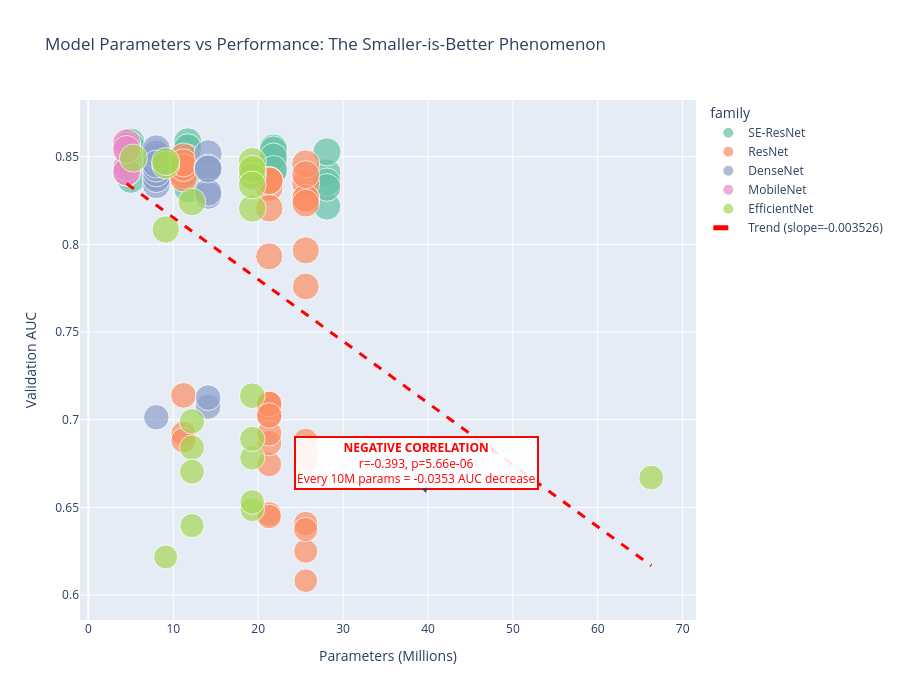

Here is the notebook cell this chart was saved with:
### Markdown cell above
## 4. Model Size vs Performance

**CRITICAL ANALYSIS**: Demonstrating the inverse relationship between parameters and performance.

### Code cell
# Map architectures to parameter counts
param_counts = {
    'seresnet10': 5.0, 'seresnet14': 8.0, 'seresnet18': 11.7, 'seresnet34': 21.8,
    'seresnet50': 28.1, 'seresnet101': 49.3,
    'resnet18': 11.2, 'resnet34': 21.3, 'resnet50': 25.6,
    'densenet121': 8.0, 'densenet169': 14.1,
    'efficientnet_b0': 5.3, 'efficientnet_b2': 9.1, 'efficientnet_b3': 12.2,
    'efficientnet_b4': 19.3, 'efficientnet_b7': 66.3,
    'mobilenetv4': 4.5,
    'vit_base': 86.6, 'vit_large': 304.3,
    'swin_tiny': 28.3,
    'convnext_tiny': 28.6, 'convnext_large': 197.8
}

if len(df_results) > 0:
    # Add parameter counts
    df_results['params_m'] = df_results['architecture'].map(
        lambda x: param_counts.get(x.lower().replace('-', '_'), np.nan)
    )
    
    # Filter valid data
    df_valid = df_results.dropna(subset=['params_m']).copy()
    
    # Create scatter plot
    fig = px.scatter(
        df_valid,
        x='params_m',
        y='auc',
        color='family',
        size='auc',
        hover_data=['architecture', 'fold'],
        title='Model Parameters vs Performance: The Smaller-is-Better Phenomenon',
        labels={'params_m': 'Parameters (Millions)', 'auc': 'Validation AUC'},
        color_discrete_sequence=px.colors.qualitative.Set2,
        height=700
    )
    
    # Add regression line
    from sklearn.linear_model import LinearRegression
    X = df_valid['params_m'].values.reshape(-1, 1)
    y = df_valid['auc'].values
    reg = LinearRegression().fit(X, y)
    
    x_trend = np.linspace(df_valid['params_m'].min(), df_valid['params_m'].max(), 100)
    y_trend = reg.predict(x_trend.reshape(-1, 1))
    
    fig.add_trace(go.Scatter(
        x=x_trend, y=y_trend, mode='lines',
        name=f'Trend (slope={reg.coef_[0]:.6f})',
        line=dict(color='red', dash='dash', width=3)
    ))
    
    # Add annotation
    corr, pval = stats.pearsonr(df_valid['params_m'], df_valid['auc'])
    fig.add_annotation(
        x=df_valid['params_m'].max() * 0.6,
        y=df_valid['auc'].min() + 0.05,
        text=f"<b>NEGATIVE CORRELATION</b><br>r={corr:.3f}, p={pval:.2e}<br>Every 10M params = {reg.coef_[0]*10:.4f} AUC decrease",
        showarrow=True,
        arrowhead=2,
        bgcolor="rgba(255,255,255,0.9)",
        bordercolor="red",
        borderwidth=2,
        font=dict(size=12, color="red")
    )
    
    fig.update_layout(font=dict(size=12))
    fig.show()
    
    print("\n=== Statistical Analysis ===")
    print(f"Pearson correlation: {corr:.4f}")
    print(f"P-value: {pval:.4e}")
    print(f"R-squared: {reg.score(X, y):.4f}")
    print(f"Interpretation: {reg.coef_[0]*10:.4f} AUC decrease per 10M parameters")
    print(f"\nThis NEGATIVE correlation is statistically significant and counterintuitive.")
    print(f"Root cause: Overfitting on limited data (~4,000 samples).")

### Figure 1 — Plotly figure (JSON) as saved in the notebook; plotly's stock layout.template omitted (floating-point values rounded to 4 significant figures)
{"data": [{"customdata": [["seresnet14", 4], ["seresnet34", 3], ["seresnet34", 4], ["seresnet34", 0], ["seresnet10", 0], ["seresnet18", 4], ["seresnet14", 1], ["seresnet18", 3], ["seresnet14", 0], ["seresnet18", 4], ["seresnet10", 1], ["seresnet18", 0], ["seresnet18", 1], ["seresnet18", 0], ["seresnet14", 0], ["seresnet10", 0], ["seresnet14", 2], ["seresnet34", 0], ["seresnet18", 1], ["seresnet18", 0], ["seresnet18", 2], ["seresnet10", 4], ["seresnet50", 4], ["seresnet18", 0], ["seresnet50", 1], ["seresnet50", 3], ["seresnet14", 3], ["seresnet50", 0], ["seresnet34", 1], ["seresnet34", 2], ["seresnet50", 2]], "hovertemplate": "family=SE-ResNet<br>Parameters (Millions)=%{x}<br>Validation AUC=%{marker.size}<br>architecture=%{customdata[0]}<br>fold=%{customdata[1]}<extra></extra>", "legendgroup": "SE-ResNet", "marker": {"color": "rgb(102,194,165)", "size": [0.8376, 0.8414, 0.8473, 0.855, 0.8584, 0.8316, 0.8518, 0.849, 0.8457, 0.8421, 0.8465, 0.8545, 0.8507, 0.8585, 0.8481, 0.8561, 0.8523, 0.8538, 0.8493, 0.8551, 0.849, 0.837, 0.8217, 0.8412, 0.8409, 0.8356, 0.8382, 0.8528, 0.8498, 0.8427, 0.8325], "sizemode": "area", "sizeref": 0.002146, "symbol": "circle"}, "mode": "markers", "name": "SE-ResNet", "orientation": "v", "showlegend": true, "type": "scatter", "x": [8.0, 21.8, 21.8, 21.8, 5.0, 11.7, 8.0, 11.7, 8.0, 11.7, 5.0, 11.7, 11.7, 11.7, 8.0, 5.0, 8.0, 21.8, 11.7, 11.7, 11.7, 5.0, 28.1, 11.7, 28.1, 28.1, 8.0, 28.1, 21.8, 21.8, 28.1], "xaxis": "x", "y": [0.8376, 0.8414, 0.8473, 0.855, 0.8584, 0.8316, 0.8518, 0.849, 0.8457, 0.8421, 0.8465, 0.8545, 0.8507, 0.8585, 0.8481, 0.8561, 0.8523, 0.8538, 0.8493, 0.8551, 0.849, 0.837, 0.8217, 0.8412, 0.8409, 0.8356, 0.8382, 0.8528, 0.8498, 0.8427, 0.8325], "yaxis": "y"}, {"customdata": [["resnet34", 0], ["resnet50", 0], ["resnet34", 0], ["resnet34", 0], ["resnet18", 0], ["resnet34", 3], ["resnet50", 0], ["resnet34", 0], ["resnet50", 0], ["resnet50", 0], ["resnet18", 2], ["resnet18", 1], ["resnet34", 0], ["resnet50", 0], ["resnet34", 0], ["resnet50", 0], ["resnet34", 2], ["resnet18", 0], ["resnet50", 2], ["resnet50", 4], ["resnet34", 0], ["resnet34", 0], ["resnet50", 0], ["resnet50", 0], ["resnet34", 0], ["resnet34", 0], ["resnet18", 0], ["resnet50", 1], ["resnet50", 0], ["resnet50", 0], ["resnet18", 4], ["resnet34", 1], ["resnet18", 0], ["resnet50", 3], ["resnet18", 0], ["resnet34", 4], ["resnet18", 3], ["resnet50", 0], ["resnet34", 0], ["resnet50", 0], ["resnet34", 0], ["resnet18", 0]], "hovertemplate": "family=ResNet<br>Parameters (Millions)=%{x}<br>Validation AUC=%{marker.size}<br>architecture=%{customdata[0]}<br>fold=%{customdata[1]}<extra></extra>", "legendgroup": "ResNet", "marker": {"color": "rgb(252,141,98)", "size": [0.709, 0.6827, 0.6746, 0.6463, 0.8498, 0.8323, 0.625, 0.8365, 0.8349, 0.8459, 0.8436, 0.8434, 0.6867, 0.6408, 0.709, 0.6817, 0.7932, 0.8397, 0.8262, 0.7966, 0.7019, 0.6922, 0.6762, 0.6374, 0.8364, 0.6448, 0.7139, 0.8264, 0.688, 0.8398, 0.8378, 0.709, 0.692, 0.8235, 0.8439, 0.8362, 0.8465, 0.6082, 0.7024, 0.776, 0.8206, 0.6882], "sizemode": "area", "sizeref": 0.002146, "symbol": "circle"}, "mode": "markers", "name": "ResNet", "orientation": "v", "showlegend": true, "type": "scatter", "x": [21.3, 25.6, 21.3, 21.3, 11.2, 21.3, 25.6, 21.3, 25.6, 25.6, 11.2, 11.2, 21.3, 25.6, 21.3, 25.6, 21.3, 11.2, 25.6, 25.6, 21.3, 21.3, 25.6, 25.6, 21.3, 21.3, 11.2, 25.6, 25.6, 25.6, 11.2, 21.3, 11.2, 25.6, 11.2, 21.3, 11.2, 25.6, 21.3, 25.6, 21.3, 11.2], "xaxis": "x", "y": [0.709, 0.6827, 0.6746, 0.6463, 0.8498, 0.8323, 0.625, 0.8365, 0.8349, 0.8459, 0.8436, 0.8434, 0.6867, 0.6408, 0.709, 0.6817, 0.7932, 0.8397, 0.8262, 0.7966, 0.7019, 0.6922, 0.6762, 0.6374, 0.8364, 0.6448, 0.7139, 0.8264, 0.688, 0.8398, 0.8378, 0.709, 0.692, 0.8235, 0.8439, 0.8362, 0.8465, 0.6082, 0.7024, 0.776, 0.8206, 0.6882], "yaxis": "y"}, {"customdata": [["densenet169", 0], ["densenet121", 2], ["densenet169", 1], ["densenet169", 4], ["densenet121", 1], ["densenet121", 1], ["densenet121", 0], ["densenet121", 0], ["densenet121", 0], ["densenet121", 2], ["densenet121", 4], ["densenet169", 0], ["densenet121", 4], ["densenet121", 0], ["densenet121", 0], ["densenet169", 2], ["densenet121", 0], ["densenet169", 0], ["densenet169", 3], ["densenet121", 3], ["densenet121", 0], ["densenet121", 0], ["densenet121", 3], ["densenet169", 0]], "hovertemplate": "family=DenseNet<br>Parameters (Millions)=%{x}<br>Validation AUC=%{marker.size}<br>architecture=%{customdata[0]}<br>fold=%{customdata[1]}<extra></extra>", "legendgroup": "DenseNet", "marker": {"color": "rgb(141,160,203)", "size": [0.7075, 0.834, 0.8442, 0.8279, 0.848, 0.8481, 0.8494, 0.8492, 0.8514, 0.8433, 0.8375, 0.7126, 0.8408, 0.8494, 0.8499, 0.8517, 0.7014, 0.8436, 0.8297, 0.8436, 0.8514, 0.8545, 0.8458, 0.843], "sizemode": "area", "sizeref": 0.002146, "symbol": "circle"}, "mode": "markers", "name": "DenseNet", "orientation": "v", "showlegend": true, "type": "scatter", "x": [14.1, 8.0, 14.1, 14.1, 8.0, 8.0, 8.0, 8.0, 8.0, 8.0, 8.0, 14.1, 8.0, 8.0, 8.0, 14.1, 8.0, 14.1, 14.1, 8.0, 8.0, 8.0, 8.0, 14.1], "xaxis": "x", "y": [0.7075, 0.834, 0.8442, 0.8279, 0.848, 0.8481, 0.8494, 0.8492, 0.8514, 0.8433, 0.8375, 0.7126, 0.8408, 0.8494, 0.8499, 0.8517, 0.7014, 0.8436, 0.8297, 0.8436, 0.8514, 0.8545, 0.8458, 0.843], "yaxis": "y"}, {"customdata": [["mobilenetv4", 3], ["mobilenetv4", 0], ["mobilenetv4", 4], ["mobilenetv4", 2], ["mobilenetv4", 1], ["mobilenetv4", 0]], "hovertemplate": "family=MobileNet<br>Parameters (Millions)=%{x}<br>Validation AUC=%{marker.size}<br>architecture=%{customdata[0]}<br>fold=%{customdata[1]}<extra></extra>", "legendgroup": "MobileNet", "marker": {"color": "rgb(231,138,195)", "size": [0.8411, 0.8559, 0.8439, 0.8413, 0.8579, 0.8541], "sizemode": "area", "sizeref": 0.002146, "symbol": "circle"}, "mode": "markers", "name": "MobileNet", "orientation": "v", "showlegend": true, "type": "scatter", "x": [4.5, 4.5, 4.5, 4.5, 4.5, 4.5], "xaxis": "x", "y": [0.8411, 0.8559, 0.8439, 0.8413, 0.8579, 0.8541], "yaxis": "y"}, {"customdata": [["efficientnet_b3", 0], ["efficientnet_b2", 0], ["efficientnet_b3", 0], ["efficientnet_b4", 0], ["efficientnet_b3", 0], ["efficientnet_b4", 0], ["efficientnet_b2", 0], ["efficientnet_b3", 0], ["efficientnet_b4", 2], ["efficientnet_b4", 4], ["efficientnet_b4", 0], ["efficientnet_b4", 1], ["efficientnet_b4", 0], ["efficientnet_b0", 0], ["efficientnet_b7", 0], ["efficientnet_b3", 0], ["efficientnet_b4", 0], ["efficientnet_b4", 0], ["efficientnet_b4", 0], ["efficientnet_b2", 0], ["efficientnet_b2", 0], ["efficientnet_b4", 3]], "hovertemplate": "family=EfficientNet<br>Parameters (Millions)=%{x}<br>Validation AUC=%{marker.size}<br>architecture=%{customdata[0]}<br>fold=%{customdata[1]}<extra></extra>", "legendgroup": "EfficientNet", "marker": {"color": "rgb(166,216,84)", "size": [0.6991, 0.8453, 0.6841, 0.6488, 0.6396, 0.6784, 0.8085, 0.8242, 0.8405, 0.8473, 0.7137, 0.8388, 0.6891, 0.8492, 0.667, 0.6704, 0.8428, 0.6531, 0.8205, 0.8472, 0.6217, 0.8339], "sizemode": "area", "sizeref": 0.002146, "symbol": "circle"}, "mode": "markers", "name": "EfficientNet", "orientation": "v", "showlegend": true, "type": "scatter", "x": [12.2, 9.1, 12.2, 19.3, 12.2, 19.3, 9.1, 12.2, 19.3, 19.3, 19.3, 19.3, 19.3, 5.3, 66.3, 12.2, 19.3, 19.3, 19.3, 9.1, 9.1, 19.3], "xaxis": "x", "y": [0.6991, 0.8453, 0.6841, 0.6488, 0.6396, 0.6784, 0.8085, 0.8242, 0.8405, 0.8473, 0.7137, 0.8388, 0.6891, 0.8492, 0.667, 0.6704, 0.8428, 0.6531, 0.8205, 0.8472, 0.6217, 0.8339], "yaxis": "y"}, {"line": {"color": "red", "dash": "dash", "width": 3}, "mode": "lines", "name": "Trend (slope=-0.003526)", "type": "scatter", "x": [4.5, 5.124, 5.748, 6.373, 6.997, 7.621, 8.245, 8.87, 9.494, 10.12, 10.74, 11.37, 11.99, 12.62, 13.24, 13.86, 14.49, 15.11, 15.74, 16.36, 16.98, 17.61, 18.23, 18.86, 19.48, 20.11, 20.73, 21.35, 21.98, 22.6, 23.23, 23.85, 24.48, 25.1, 25.72, 26.35, 26.97, 27.6, 28.22, 28.85, 29.47, 30.09, 30.72, 31.34, 31.97, 32.59, 33.22, 33.84, 34.46, 35.09, 35.71, 36.34, 36.96, 37.58, 38.21, 38.83, 39.46, 40.08, 40.71, 41.33, 41.95, 42.58, 43.2, 43.83, 44.45, 45.08, 45.7, 46.32, 46.95, 47.57, 48.2, 48.82, 49.45, 50.07, 50.69, 51.32, 51.94, 52.57, 53.19, 53.82, 54.44, 55.06, 55.69, 56.31, 56.94, 57.56, 58.18, 58.81, 59.43, 60.06, 60.68, 61.31, 61.93, 62.55, 63.18, 63.8, 64.43, 65.05, 65.68, 66.3], "y": [0.8347, 0.8325, 0.8303, 0.8281, 0.8259, 0.8237, 0.8215, 0.8193, 0.8171, 0.8149, 0.8127, 0.8105, 0.8083, 0.8061, 0.8039, 0.8017, 0.7995, 0.7973, 0.7951, 0.7929, 0.7907, 0.7885, 0.7863, 0.7841, 0.7819, 0.7797, 0.7775, 0.7753, 0.7731, 0.7709, 0.7687, 0.7665, 0.7642, 0.762, 0.7598, 0.7576, 0.7554, 0.7532, 0.751, 0.7488, 0.7466, 0.7444, 0.7422, 0.74, 0.7378, 0.7356, 0.7334, 0.7312, 0.729, 0.7268, 0.7246, 0.7224, 0.7202, 0.718, 0.7158, 0.7136, 0.7114, 0.7092, 0.707, 0.7048, 0.7026, 0.7004, 0.6982, 0.696, 0.6938, 0.6916, 0.6894, 0.6872, 0.685, 0.6828, 0.6806, 0.6784, 0.6762, 0.674, 0.6718, 0.6696, 0.6674, 0.6652, 0.663, 0.6608, 0.6586, 0.6564, 0.6542, 0.652, 0.6498, 0.6476, 0.6454, 0.6432, 0.641, 0.6388, 0.6366, 0.6344, 0.6322, 0.63, 0.6278, 0.6256, 0.6234, 0.6212, 0.619, 0.6168]}], "layout": {"annotations": [{"arrowhead": 2, "bgcolor": "rgba(255,255,255,0.9)", "bordercolor": "red", "borderwidth": 2, "font": {"color": "red", "size": 12}, "showarrow": true, "text": "<b>NEGATIVE CORRELATION</b><br>r=-0.393, p=5.66e-06<br>Every 10M params = -0.0353 AUC decrease", "x": 39.78, "y": 0.6582}], "font": {"size": 12}, "height": 700, "legend": {"itemsizing": "constant", "title": {"text": "family"}, "tracegroupgap": 0}, "title": {"text": "Model Parameters vs Performance: The Smaller-is-Better Phenomenon"}, "xaxis": {"anchor": "y", "domain": [0.0, 1.0], "title": {"text": "Parameters (Millions)"}}, "yaxis": {"anchor": "x", "domain": [0.0, 1.0], "title": {"text": "Validation AUC"}}}}
